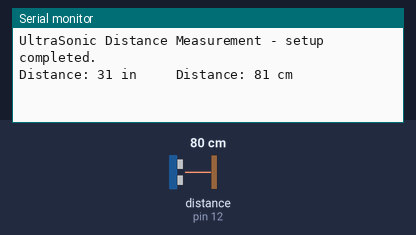
This sketch was run on a simulated Arduino Uno, built with avr-gcc and run on an emulated ATmega328P. On the bench: the last lines printed to the serial monitor. Inputs (shaded band) come from the test bench; at power-on: distance to the obstacle (sensor on pin 12) 80 cm. The echo pulse lasts 58.3 µs per cm.

Above: at 1.9 s.
2.0 s: distance to the obstacle (sensor on pin 12) set to 2 cm
At 2.5 s:
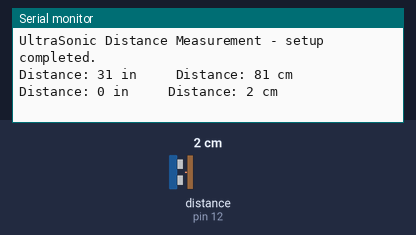
3.5 s: distance to the obstacle (sensor on pin 12) set to 250 cm
At 4.8 s:
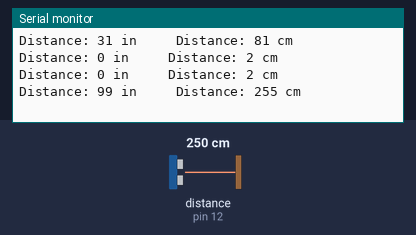
6.7 s: distance to the obstacle (sensor on pin 12) set to 4 cm
At 6.7 s:
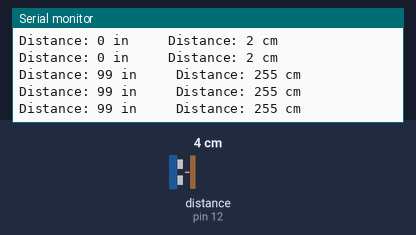
Timing chart, 0 to 9.7 s (numbered marks = the images above; inputs shaded):
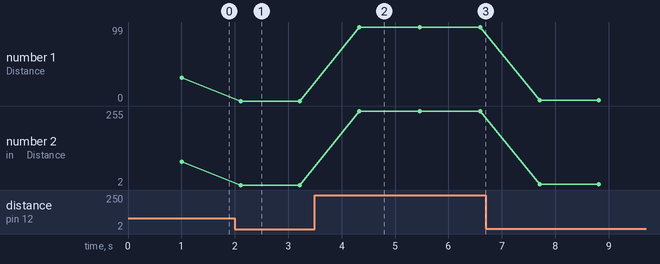

The sketch:

hc-sr04-distance-arduino-uno.ino
```cpp
#include <NewPing.h>

#define  TRIGGER_PIN  13
#define  ECHO_PIN     12
#define MAX_DISTANCE 400 // Maximum distance we want to ping for (in centimeters).
                         //Maximum sensor distance is rated at 400-500cm.

NewPing sonar(TRIGGER_PIN, ECHO_PIN, MAX_DISTANCE); // NewPing setup of pins and maximum distance.

int DistanceIn;
int DistanceCm;

#define trigPin 13
#define echoPin 12
//#define led 11
//#define led2 10

void setup() {
  Serial.begin(9600);
  while(!Serial);
  Serial.println("UltraSonic Distance Measurement - setup completed.");
}


void loop() {
  delay(1000);// Wait 100ms between pings (about 10 pings/sec). 29ms should be the shortest delay between pings.
  DistanceIn = sonar.ping_in();
  Serial.print("Distance: ");
  Serial.print(DistanceIn); // Convert ping time to distance and print result
                            // (0 = outside set distance range, no ping echo)
  Serial.print(" in     ");

  delay(100);// Wait 100ms between pings (about 10 pings/sec). 29ms should be the shortest delay between pings.
  DistanceCm = sonar.ping_cm();
  Serial.print("Distance: ");
  Serial.print(DistanceCm);
  Serial.println(" cm");
}
```

Measured:
- after the input at 2.0 s, the serial monitor: prints a new line after 0.11 s (image 1)
- after the input at 3.5 s, the serial monitor: prints a new line after 0.83 s (image 2)
- plotted number 1: 31 → 0 after the input at 2.0 s, 0 → 99 after the input at 3.5 s, 99 → 1 after the input at 6.7 s
- plotted number 2: 81 → 2 after the input at 2.0 s, 2 → 255 after the input at 3.5 s, 255 → 4 after the input at 6.7 s
